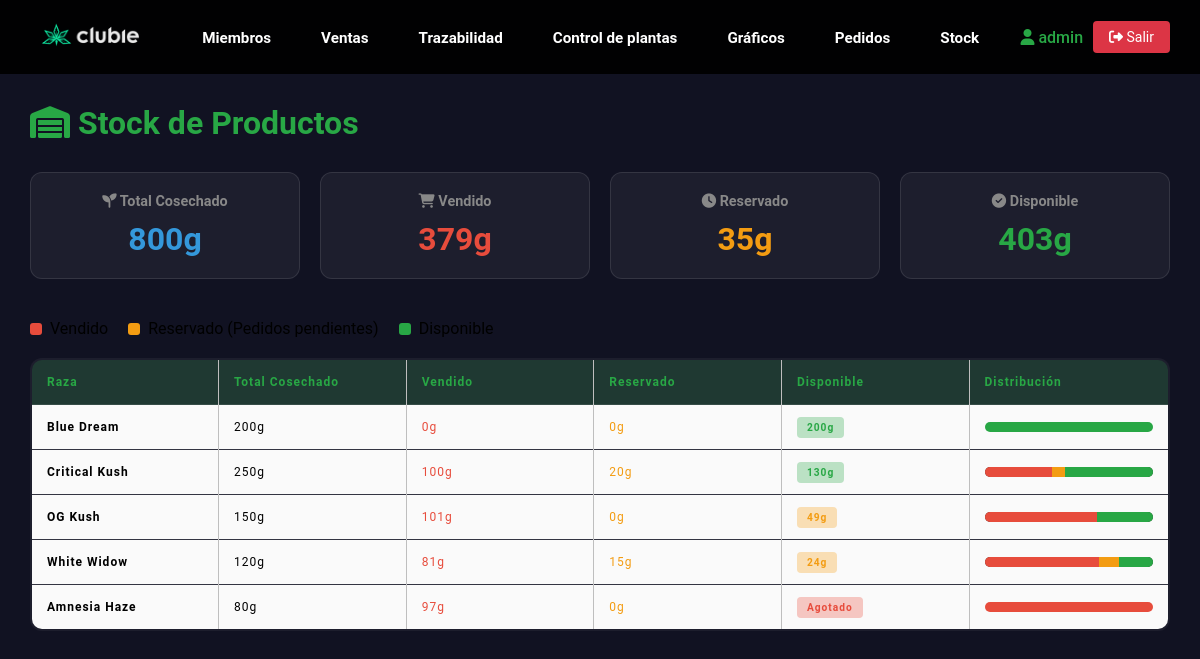
Screenshot of /stock (signed in) with the database file from the repository.
### clases.py (models this page shows, shortened)
class Club(db.Model, UserMixin):
    id = db.Column(db.Integer, primary_key=True)
    campoarchivo = db.Column(db.String(30))
    username = db.Column(db.String(30), unique=True, nullable=False)
    password_hash = db.Column(db.String(128), nullable=False)
    email = db.Column(db.String(70))
    is_superuser = db.Column(db.Boolean, default=False)
    fecha_creacion = db.Column(db.DateTime, default=datetime.now)

class Trazabilidad(db.Model):
    idplanta = db.Column(db.Integer, unique=True, nullable=False, primary_key=True)
    raza = db.Column(db.String(30), nullable=False)
    Enraizado = db.Column(db.DateTime, nullable=True)
    Riego = db.Column(db.DateTime, nullable=True)
    paso1 = db.Column(db.DateTime, nullable=True)
    paso2 = db.Column(db.DateTime, nullable=True)
    paso3 = db.Column(db.DateTime, nullable=True)
    floracion = db.Column(db.DateTime, nullable=True)
    cosecha = db.Column(db.DateTime, nullable=True)
    cantidad = db.Column(db.String(3), nullable=False)
    observaciones = db.Column(db.String(80), nullable=True)

### app.py (the view)
@app.route('/stock')
@login_required
def ver_stock():
    if isinstance(current_user, Member):
        return redirect(url_for('portal_miembro'))
    productos = calcular_stock()
    productos.sort(key=lambda x: x['stock'], reverse=True)
    total_cosechado = sum(p['total'] for p in productos)
    total_vendido = sum(p['vendido'] for p in productos)
    total_reservado = sum(p['reservado'] for p in productos)
    total_disponible = sum(p['stock'] for p in productos)
    return render_template('logueado/stock.html',
                           productos=productos,
                           total_cosechado=total_cosechado,
                           total_vendido=total_vendido,
                           total_reservado=total_reservado,
                           total_disponible=total_disponible)

### app.py (called while the page is built)
@login_manager.user_loader
def load_user(user_id):
    if isinstance(user_id, str) and user_id.startswith('member_'):
        member_id = int(user_id.replace('member_', ''))
        return Member.query.get(member_id)
    return Club.query.get(int(user_id))

### templates/logueado/stock.html (shortened to what this page needs)
{% extends 'base-log.html'%}
{% block body %}
<link rel="stylesheet" href="{{ url_for('static', filename='css/miembros.css') }}">
<div class="stock-container">
    <h1><i class="fas fa-warehouse"></i> Stock de Productos</h1>
    <div class="totales-grid">
        <div class="total-card cosechado">
            <h3><i class="fas fa-seedling"></i> Total Cosechado</h3>
            <div class="value">{{ total_cosechado }}g</div>
        </div>
        <div class="total-card vendido">
            <h3><i class="fas fa-shopping-cart"></i> Vendido</h3>
            <div class="value">{{ total_vendido }}g</div>
        </div>
        <div class="total-card reservado">
            <h3><i class="fas fa-clock"></i> Reservado</h3>
            <div class="value">{{ total_reservado }}g</div>
        </div>
        <div class="total-card disponible">
            <h3><i class="fas fa-check-circle"></i> Disponible</h3>
            <div class="value">{{ total_disponible }}g</div>
        </div>
    </div>
    <div class="legend">
        <div class="legend-item">
            <div class="legend-dot vendido"></div>
            <span>Vendido</span>
        </div>
        <div class="legend-item">
            <div class="legend-dot reservado"></div>
            <span>Reservado (Pedidos pendientes)</span>
        </div>
        <div class="legend-item">
            <div class="legend-dot disponible"></div>
            <span>Disponible</span>
        </div>
    </div>
    {% if productos %}
    <table class="stock-table">
        <thead>
            <tr>
                <th>Raza</th>
                <th>Total Cosechado</th>
                <th>Vendido</th>
                <th>Reservado</th>
                <th>Disponible</th>
                <th style="width: 200px;">Distribución</th>
            </tr>
        </thead>
        <tbody>
            {% for p in productos %}
            <tr>
                <td><strong>{{ p.raza }}</strong></td>
                <td>{{ p.total }}g</td>
                <td style="color: #e74c3c;">{{ p.vendido }}g</td>
                <td style="color: #f39c12;">{{ p.reservado }}g</td>
                <td>
                    {% if p.stock > 50 %}
                    <span class="badge badge-success">{{ p.stock }}g</span>
                    {% elif p.stock > 20 %}
                    <span class="badge badge-warning">{{ p.stock }}g</span>
                    {% elif p.stock > 0 %}
                    <span class="badge badge-danger">{{ p.stock }}g</span>
                    {% else %}
                    <span class="badge badge-danger">Agotado</span>
                    {% endif %}
                </td>
                <td>
                    {% if p.total > 0 %}
                    <div class="stock-bar">
                        <div class="vendido" style="width: {{ (p.vendido / p.total * 100)|round }}%;"></div>
                        <div class="reservado" style="width: {{ (p.reservado / p.total * 100)|round }}%;"></div>
                        <div class="disponible" style="width: {{ (p.stock / p.total * 100)|round }}%;"></div>
                    </div>
                    {% else %}
                    <span style="color: #666;">-</span>
                    {% endif %}
                </td>
            </tr>
            {% endfor %}
        </tbody>
    </table>
    {% else %}
    <div class="empty-state">
        <i class="fas fa-warehouse" style="font-size: 3em; color: #444; margin-bottom: 20px;"></i>
        <h3>No hay productos cosechados</h3>
        <p>Cuando registres cosechas en Trazabilidad, aparecerán aquí.</p>
    </div>
    {% endif %}
</div>
{% endblock %}

### templates/base-log.html (shortened to what this page needs)
<!DOCTYPE html>
<html lang="es">
<head>
    <link rel="stylesheet" href="{{ url_for('static', filename='css/header.css') }}">
    <link rel="stylesheet" href="{{ url_for('static', filename='css/footer.css') }}">
</head>
<body>
    <header class="header">
        <div class="logo">
            <a href="{{ url_for('index') }}">
                <img src="{{ url_for('static', filename='media/editado.png') }}" alt="Logo de marca">
            </a>
        </div>
        <nav class="opcion">
            <ul class="nav-links">
                <li><a href="{{ url_for('miembros') }}">Miembros</a></li>
                <li><a href="{{ url_for('ventas') }}">Ventas</a></li>
                <li><a href="{{ url_for('trazabilidad') }}">Trazabilidad</a></li>
                <li><a href="{{ url_for('ctrPlantas') }}">Control de plantas</a></li>
                <li><a href="{{ url_for('graficos') }}">Gráficos</a></li>
                <li><a href="{{ url_for('ver_pedidos') }}">Pedidos</a></li>
                <li><a href="{{ url_for('ver_stock') }}">Stock</a></li>
            </ul>
        </nav>
        <div class="nav-right">
            {% if current_user.is_authenticated %}
            <span class="user-info">
                <a href="{{ url_for('miembros') }}" style="color: #28a745 !important; text-decoration: none;">
                    <i class="fas fa-user"></i> {{ current_user.username }}
                </a>
            </span>
            <a href="{{ url_for('logout') }}" class="logout-btn"><i class="fas fa-sign-out-alt"></i> Salir</a>
            {% endif %}
        </div>
    </header>
    <main>
        <div class="p-5">
            {% block body %}
            {% endblock %}
        </div>
    </main>
</body>
</html>

### static/css/header.css (style rules this page uses)
header.header { position: sticky; top: 0; left: 0; width: 100%; padding: 15px 30px; display: flex !important; flex-wrap: nowrap !important; justify-content: space-between; align-items: center; z-index: 1000; background-color: rgba(0, 0, 0, 0.95); box-sizing: border-box; }
.header .logo { flex-shrink: 0; }
.header .logo img { cursor: pointer; height: 40px; width: auto; }
.header .logo img { transition: all 0.3s; }
.header .opcion { flex: 1; display: flex; justify-content: center; }
.header .opcion a { position: relative; font-size: 0.95em; color: #fff; font-weight: 600; text-decoration: none; margin-left: 10px; padding: 6px 12px; transition: .5s; white-space: nowrap; }
.header ul { list-style: none; margin: 0; padding: 0; display: flex; align-items: center; }
.header .nav-links li { display: inline-block; padding: 0px 8px; }
.header .nav-right { flex-shrink: 0; display: flex; align-items: center; gap: 10px; }

### static/css/miembros.css (style rules this page uses)
* { margin: 0; padding: 0; box-sizing: border-box; font-family: "Roboto", sans-serif; }
body { background-color: #111222; display: flex; flex-direction: column; overflow-x: hidden; }
header { font-size: 16px; }
table { border-collapse: collapse; border: 2px solid rgb(200,200,200); letter-spacing: 1px; font-size: 0.8rem; width: 100%; table-layout: fixed; }
td, th { border: 1px solid rgb(190,190,190); padding: 10px 20px; font-size: 12px; }
th { background-color: #3C3C3B; color: white; font-size: 15px; font-weight: bolder; }
td { text-align: center; }
tr:nth-child(even) td { background-color: rgb(250,250,250); }
tr:nth-child(odd) td { background-color: rgb(250,250,250); }
@media (max-height:800px) { td { border: 1px solid rgb(190,190,190); padding: 10px 20px; font-size: 12px; overflow: scroll; } }
@media (max-height:800px) { th { font-size: 12px; } }

### templates/base-log.html (style rules this page uses)
.header .logout-btn { background: #dc3545 !important; color: white !important; border: none !important; padding: 8px 16px !important; border-radius: 4px !important; cursor: pointer; text-decoration: none !important; font-size: 14px !important; display: inline-block !important; white-space: nowrap; }
.header .user-info { color: #28a745 !important; font-weight: 500; white-space: nowrap; }

### templates/logueado/stock.html (style rules this page uses)
.stock-container { padding: 30px; max-width: 1200px; margin: 0 auto; }
h1 { color: #28a745; margin-bottom: 30px; }
.totales-grid { display: grid; grid-template-columns: repeat(auto-fit, minmax(200px, 1fr)); gap: 20px; margin-bottom: 40px; }
.total-card { background: rgba(255, 255, 255, 0.05); border-radius: 12px; padding: 20px; text-align: center; border: 1px solid rgba(255, 255, 255, 0.1); }
.total-card h3 { color: #888; font-size: 0.9em; margin-bottom: 10px; }
.total-card .value { font-size: 2em; font-weight: 700; }
.total-card.cosechado .value { color: #3498db; }
.total-card.vendido .value { color: #e74c3c; }
.total-card.reservado .value { color: #f39c12; }
.total-card.disponible .value { color: #28a745; }
.stock-table { width: 100%; border-collapse: collapse; background: rgba(255, 255, 255, 0.05); border-radius: 12px; overflow: hidden; }
.stock-table th, .stock-table td { padding: 15px; text-align: left; border-bottom: 1px solid rgba(255, 255, 255, 0.1); }
.stock-table th { background: rgba(40, 167, 69, 0.2); color: #28a745; }
.stock-bar { height: 10px; background: #333; border-radius: 5px; overflow: hidden; display: flex; }
.stock-bar .vendido { background: #e74c3c; }
.stock-bar .reservado { background: #f39c12; }
.stock-bar .disponible { background: #28a745; }
.badge { padding: 5px 10px; border-radius: 4px; font-size: 0.85em; font-weight: 600; }
.badge-success { background: rgba(40, 167, 69, 0.3); color: #28a745; }
.badge-warning { background: rgba(243, 156, 18, 0.3); color: #f39c12; }
.badge-danger { background: rgba(231, 76, 60, 0.3); color: #e74c3c; }
.legend { display: flex; gap: 20px; margin-bottom: 20px; flex-wrap: wrap; }
.legend-item { display: flex; align-items: center; gap: 8px; }
.legend-dot { width: 12px; height: 12px; border-radius: 3px; }
.legend-dot.vendido { background: #e74c3c; }
.legend-dot.reservado { background: #f39c12; }
.legend-dot.disponible { background: #28a745; }

### rows the page displays
Club: username "admin"
Trazabilidad: raza "Blue Dream", total "200", vendido "0", reservado "0", stock "200", {{ (p.stock / p.total * 100)|round }} 100.0 (drawn)
Trazabilidad: raza "OG Kush", total "150", vendido "101", reservado "0", stock "49", {{ (p.vendido / p.total * 100)|round }} 67.0 (drawn), {{ (p.stock / p.total * 100)|round }} 33.0 (drawn)
Trazabilidad: raza "Amnesia Haze", total "80", vendido "97", reservado "0", shows "Agotado", {{ (p.vendido / p.total * 100)|round }} 121.0 (drawn)

### other values shown
{{ total_cosechado }} "800"
{{ total_vendido }} "379"
{{ total_reservado }} "35"
{{ total_disponible }} "403"
{{ p.raza }} "Critical Kush" "White Widow"
{{ p.total }} "250" "120"
{{ p.vendido }} "100" "81"
{{ p.reservado }} "20" "15"
{{ p.stock }} "130"
{{ p.stock }} "24"
